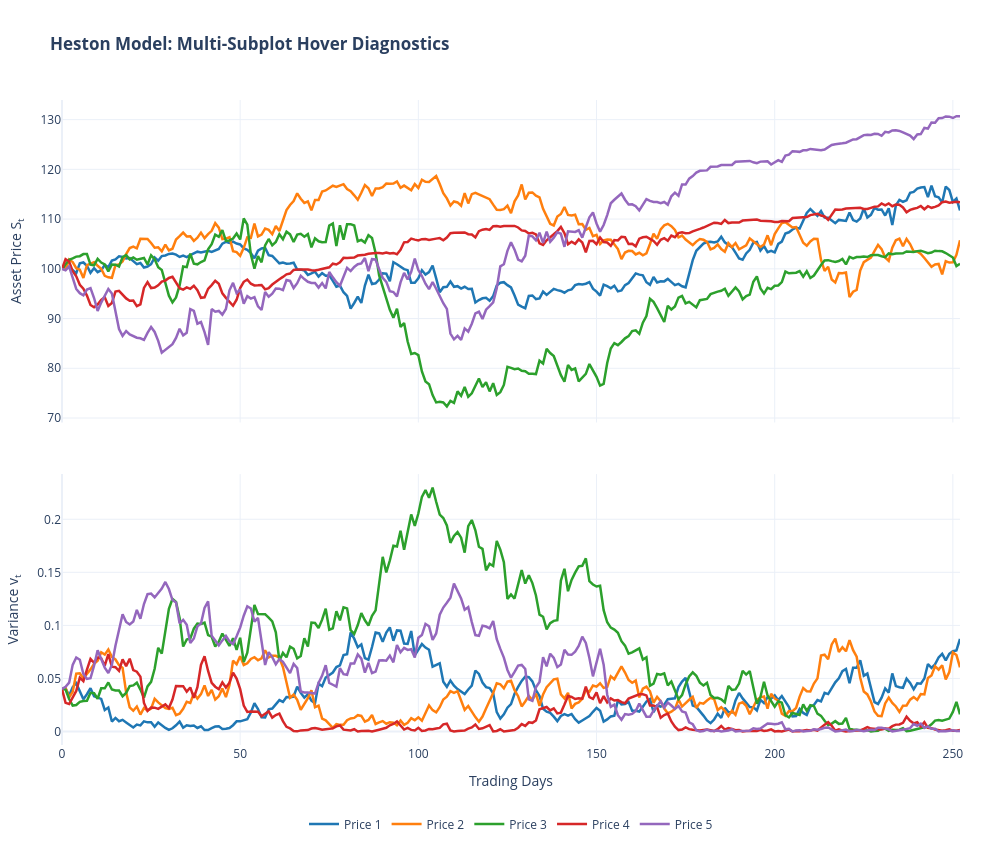

Write notebook code for a chart like this one.
### Markdown cell above
## Imports and Setup

### Code cell
import numpy as np
import plotly.graph_objects as go
import plotly.colors as pcolors

# --- 1. Simulation Parameters [cite: 1, 422-428] ---
S0, v0 = 100.0, 0.04
kappa, theta, xi = 3.0, 0.04, 0.6
rho, r, T = -0.7, 0.05, 1.0
steps = 252
dt = T / steps
n_paths = 5
np.random.seed(42)

# --- 2. Generate Paths [cite: 1, 477-486] ---
Z1 = np.random.standard_normal((steps, n_paths))
Z2 = np.random.standard_normal((steps, n_paths))
Z_S, Z_v = Z1, rho * Z1 + np.sqrt(1 - rho**2) * Z2

S, v = np.zeros((steps + 1, n_paths)), np.zeros((steps + 1, n_paths))
S[0], v[0] = S0, v0

for t in range(1, steps + 1):
    v_prev = np.maximum(v[t-1], 0)
    dv = kappa * (theta - v_prev) * dt + xi * np.sqrt(v_prev) * np.sqrt(dt) * Z_v[t-1]
    v[t] = np.maximum(v_prev + dv, 0)
    dS = r * S[t-1] * dt + np.sqrt(v_prev) * S[t-1] * np.sqrt(dt) * Z_S[t-1]
    S[t] = S[t-1] + dS

# --- 3. Build Figure using Stacked Grid Logic  ---
fig = go.Figure()
x_steps = np.arange(steps + 1)
palette = pcolors.DEFAULT_PLOTLY_COLORS

for i in range(n_paths):
    color = palette[i % len(palette)]
    label = f"Path {i+1}"
    
    # --- 1. Background Layer (Grey Lines) ---
    # We set hoverinfo to 'skip' so these don't interfere with the labels
    fig.add_trace(go.Scatter(
        x=x_steps, y=S[:, i], xaxis="x", yaxis="y",
        line=dict(color='lightgrey', width=1),
        hoverinfo='skip', showlegend=False
    ))
    fig.add_trace(go.Scatter(
        x=x_steps, y=v[:, i], xaxis="x", yaxis="y2",
        line=dict(color='lightgrey', width=1),
        hoverinfo='skip', showlegend=False
    ))

    # --- 2. Foreground Layer (Colored Interactive Lines) ---
    fig.add_trace(go.Scatter(
        x=x_steps, y=S[:, i], xaxis="x", yaxis="y",
        name=f"Price {i+1}", legendgroup=label,
        line=dict(color=color, width=2.5),
        hovertemplate='Price: %{y:.2f}<extra></extra>'
    ))
    fig.add_trace(go.Scatter(
        x=x_steps, y=v[:, i], xaxis="x", yaxis="y2",
        name=f"Var {i+1}", legendgroup=label,
        line=dict(color=color, width=2.5),
        showlegend=False,
        hovertemplate='Var: %{y:.4f}<extra></extra>'
    ))

# --- 4. Consolidated Layout Control ---
fig.update_layout(
    title="<b>Heston Model: Multi-Subplot Hover Diagnostics</b>",
    
    # SPLIT HOVER: Separate pop-ups in each graph 
    hovermode="x", 
    hoversubplots="axis",
    
    # GRID & SPACING: Manual domain settings create the vertical gap
    grid=dict(rows=2, columns=1, roworder='top to bottom'),
    yaxis=dict(title="Asset Price S<sub>t</sub>", domain=[0.50, 1.0]), 
    yaxis2=dict(title="Variance v<sub>t</sub>", domain=[0.0, 0.42]),
    
    # X-AXIS SPIKES: The vertical dashed line tracking the mouse
    xaxis=dict(
        title="Trading Days",
        showspikes=True,
        spikemode="across",
        spikesnap="cursor",
        spikecolor="black",
        spikethickness=1,
        spikedash="dash"
    ),
    
    # LEGEND: Bottom center with Isolation behavior
    legend=dict(
        orientation="h",
        yanchor="top",
        y=-0.1, 
        xanchor="center",
        x=0.5,
        itemclick="toggleothers", # Clicking a path highlights only that one
        itemdoubleclick="toggle"
    ),
    
    template='plotly_white',
    height=850,
    width=1000,
    margin=dict(l=60, r=40, t=100, b=100)
)

fig.show(config={'displayModeBar': False})

### Figure 1 — Plotly figure (JSON) as saved in the notebook; plotly's stock layout.template omitted (floating-point values rounded to 4 significant figures; data arrays with more than 128 entries replaced by an {"elided": "..."} marker saying what was removed)
{"data": [{"hoverinfo": "skip", "line": {"color": "lightgrey", "width": 1}, "showlegend": false, "type": "scatter", "x": {"elided": "253 int values"}, "xaxis": "x", "y": {"elided": "253 float values"}, "yaxis": "y"}, {"hoverinfo": "skip", "line": {"color": "lightgrey", "width": 1}, "showlegend": false, "type": "scatter", "x": {"elided": "253 int values"}, "xaxis": "x", "y": {"elided": "253 float values"}, "yaxis": "y2"}, {"hovertemplate": "Price: %{y:.2f}<extra></extra>", "legendgroup": "Path 1", "line": {"color": "rgb(31, 119, 180)", "width": 2.5}, "name": "Price 1", "type": "scatter", "x": {"elided": "253 int values"}, "xaxis": "x", "y": {"elided": "253 float values"}, "yaxis": "y"}, {"hovertemplate": "Var: %{y:.4f}<extra></extra>", "legendgroup": "Path 1", "line": {"color": "rgb(31, 119, 180)", "width": 2.5}, "name": "Var 1", "showlegend": false, "type": "scatter", "x": {"elided": "253 int values"}, "xaxis": "x", "y": {"elided": "253 float values"}, "yaxis": "y2"}, {"hoverinfo": "skip", "line": {"color": "lightgrey", "width": 1}, "showlegend": false, "type": "scatter", "x": {"elided": "253 int values"}, "xaxis": "x", "y": {"elided": "253 float values"}, "yaxis": "y"}, {"hoverinfo": "skip", "line": {"color": "lightgrey", "width": 1}, "showlegend": false, "type": "scatter", "x": {"elided": "253 int values"}, "xaxis": "x", "y": {"elided": "253 float values"}, "yaxis": "y2"}, {"hovertemplate": "Price: %{y:.2f}<extra></extra>", "legendgroup": "Path 2", "line": {"color": "rgb(255, 127, 14)", "width": 2.5}, "name": "Price 2", "type": "scatter", "x": {"elided": "253 int values"}, "xaxis": "x", "y": {"elided": "253 float values"}, "yaxis": "y"}, {"hovertemplate": "Var: %{y:.4f}<extra></extra>", "legendgroup": "Path 2", "line": {"color": "rgb(255, 127, 14)", "width": 2.5}, "name": "Var 2", "showlegend": false, "type": "scatter", "x": {"elided": "253 int values"}, "xaxis": "x", "y": {"elided": "253 float values"}, "yaxis": "y2"}, {"hoverinfo": "skip", "line": {"color": "lightgrey", "width": 1}, "showlegend": false, "type": "scatter", "x": {"elided": "253 int values"}, "xaxis": "x", "y": {"elided": "253 float values"}, "yaxis": "y"}, {"hoverinfo": "skip", "line": {"color": "lightgrey", "width": 1}, "showlegend": false, "type": "scatter", "x": {"elided": "253 int values"}, "xaxis": "x", "y": {"elided": "253 float values"}, "yaxis": "y2"}, {"hovertemplate": "Price: %{y:.2f}<extra></extra>", "legendgroup": "Path 3", "line": {"color": "rgb(44, 160, 44)", "width": 2.5}, "name": "Price 3", "type": "scatter", "x": {"elided": "253 int values"}, "xaxis": "x", "y": {"elided": "253 float values"}, "yaxis": "y"}, {"hovertemplate": "Var: %{y:.4f}<extra></extra>", "legendgroup": "Path 3", "line": {"color": "rgb(44, 160, 44)", "width": 2.5}, "name": "Var 3", "showlegend": false, "type": "scatter", "x": {"elided": "253 int values"}, "xaxis": "x", "y": {"elided": "253 float values"}, "yaxis": "y2"}, {"hoverinfo": "skip", "line": {"color": "lightgrey", "width": 1}, "showlegend": false, "type": "scatter", "x": {"elided": "253 int values"}, "xaxis": "x", "y": {"elided": "253 float values"}, "yaxis": "y"}, {"hoverinfo": "skip", "line": {"color": "lightgrey", "width": 1}, "showlegend": false, "type": "scatter", "x": {"elided": "253 int values"}, "xaxis": "x", "y": {"elided": "253 float values"}, "yaxis": "y2"}, {"hovertemplate": "Price: %{y:.2f}<extra></extra>", "legendgroup": "Path 4", "line": {"color": "rgb(214, 39, 40)", "width": 2.5}, "name": "Price 4", "type": "scatter", "x": {"elided": "253 int values"}, "xaxis": "x", "y": {"elided": "253 float values"}, "yaxis": "y"}, {"hovertemplate": "Var: %{y:.4f}<extra></extra>", "legendgroup": "Path 4", "line": {"color": "rgb(214, 39, 40)", "width": 2.5}, "name": "Var 4", "showlegend": false, "type": "scatter", "x": {"elided": "253 int values"}, "xaxis": "x", "y": {"elided": "253 float values"}, "yaxis": "y2"}, {"hoverinfo": "skip", "line": {"color": "lightgrey", "width": 1}, "showlegend": false, "type": "scatter", "x": {"elided": "253 int values"}, "xaxis": "x", "y": {"elided": "253 float values"}, "yaxis": "y"}, {"hoverinfo": "skip", "line": {"color": "lightgrey", "width": 1}, "showlegend": false, "type": "scatter", "x": {"elided": "253 int values"}, "xaxis": "x", "y": {"elided": "253 float values"}, "yaxis": "y2"}, {"hovertemplate": "Price: %{y:.2f}<extra></extra>", "legendgroup": "Path 5", "line": {"color": "rgb(148, 103, 189)", "width": 2.5}, "name": "Price 5", "type": "scatter", "x": {"elided": "253 int values"}, "xaxis": "x", "y": {"elided": "253 float values"}, "yaxis": "y"}, {"hovertemplate": "Var: %{y:.4f}<extra></extra>", "legendgroup": "Path 5", "line": {"color": "rgb(148, 103, 189)", "width": 2.5}, "name": "Var 5", "showlegend": false, "type": "scatter", "x": {"elided": "253 int values"}, "xaxis": "x", "y": {"elided": "253 float values"}, "yaxis": "y2"}], "layout": {"grid": {"columns": 1, "roworder": "top to bottom", "rows": 2}, "height": 850, "hovermode": "x", "hoversubplots": "axis", "legend": {"itemclick": "toggleothers", "itemdoubleclick": "toggle", "orientation": "h", "x": 0.5, "xanchor": "center", "y": -0.1, "yanchor": "top"}, "margin": {"b": 100, "l": 60, "r": 40, "t": 100}, "title": {"text": "<b>Heston Model: Multi-Subplot Hover Diagnostics</b>"}, "width": 1000, "xaxis": {"showspikes": true, "spikecolor": "black", "spikedash": "dash", "spikemode": "across", "spikesnap": "cursor", "spikethickness": 1, "title": {"text": "Trading Days"}}, "yaxis": {"domain": [0.5, 1], "title": {"text": "Asset Price S<sub>t</sub>"}}, "yaxis2": {"domain": [0, 0.42], "title": {"text": "Variance v<sub>t</sub>"}}}}
